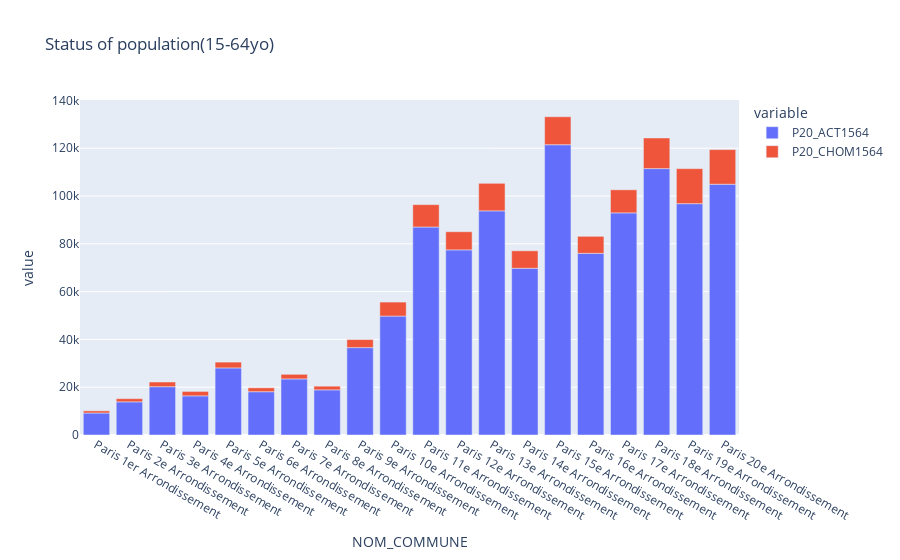

The cell this chart's notebook holds for it:
### Code cell
fig = px.bar(paris_pop, x="NOM_COMMUNE", y=["P20_ACT1564", "P20_CHOM1564"], title="Status of population(15-64yo)")
fig.show()

### Figure 1 — Plotly figure (JSON) as saved in the notebook; plotly's stock layout.template omitted (floating-point values rounded to 4 significant figures)
{"data": [{"alignmentgroup": "True", "hovertemplate": "variable=P20_ACT1564<br>NOM_COMMUNE=%{x}<br>value=%{y}<extra></extra>", "legendgroup": "P20_ACT1564", "marker": {"color": "#636efa", "pattern": {"shape": ""}}, "name": "P20_ACT1564", "offsetgroup": "P20_ACT1564", "orientation": "v", "showlegend": true, "textposition": "auto", "type": "bar", "x": ["Paris 1er Arrondissement", "Paris 2e Arrondissement", "Paris 3e Arrondissement", "Paris 4e Arrondissement", "Paris 5e Arrondissement", "Paris 6e Arrondissement", "Paris 7e Arrondissement", "Paris 8e Arrondissement", "Paris 9e Arrondissement", "Paris 10e Arrondissement", "Paris 11e Arrondissement", "Paris 12e Arrondissement", "Paris 13e Arrondissement", "Paris 14e Arrondissement", "Paris 15e Arrondissement", "Paris 16e Arrondissement", "Paris 17e Arrondissement", "Paris 18e Arrondissement", "Paris 19e Arrondissement", "Paris 20e Arrondissement"], "xaxis": "x", "y": [9201.0, 13880.0, 20200.0, 16370.0, 28070.0, 18110.0, 23460.0, 18880.0, 36570.0, 49750.0, 87020.0, 77460.0, 93780.0, 69760.0, 121500.0, 76010.0, 92940.0, 111500.0, 96790.0, 104900.0], "yaxis": "y"}, {"alignmentgroup": "True", "hovertemplate": "variable=P20_CHOM1564<br>NOM_COMMUNE=%{x}<br>value=%{y}<extra></extra>", "legendgroup": "P20_CHOM1564", "marker": {"color": "#EF553B", "pattern": {"shape": ""}}, "name": "P20_CHOM1564", "offsetgroup": "P20_CHOM1564", "orientation": "v", "showlegend": true, "textposition": "auto", "type": "bar", "x": ["Paris 1er Arrondissement", "Paris 2e Arrondissement", "Paris 3e Arrondissement", "Paris 4e Arrondissement", "Paris 5e Arrondissement", "Paris 6e Arrondissement", "Paris 7e Arrondissement", "Paris 8e Arrondissement", "Paris 9e Arrondissement", "Paris 10e Arrondissement", "Paris 11e Arrondissement", "Paris 12e Arrondissement", "Paris 13e Arrondissement", "Paris 14e Arrondissement", "Paris 15e Arrondissement", "Paris 16e Arrondissement", "Paris 17e Arrondissement", "Paris 18e Arrondissement", "Paris 19e Arrondissement", "Paris 20e Arrondissement"], "xaxis": "x", "y": [898.2, 1326.0, 1975.0, 1857.0, 2432.0, 1635.0, 1930.0, 1547.0, 3369.0, 5862.0, 9364.0, 7592.0, 11530.0, 7314.0, 11700.0, 7126.0, 9655.0, 12820.0, 14660.0, 14500.0], "yaxis": "y"}], "layout": {"barmode": "relative", "legend": {"title": {"text": "variable"}, "tracegroupgap": 0}, "title": {"text": "Status of population(15-64yo)"}, "xaxis": {"anchor": "y", "domain": [0, 1], "title": {"text": "NOM_COMMUNE"}}, "yaxis": {"anchor": "x", "domain": [0, 1], "title": {"text": "value"}}}}
